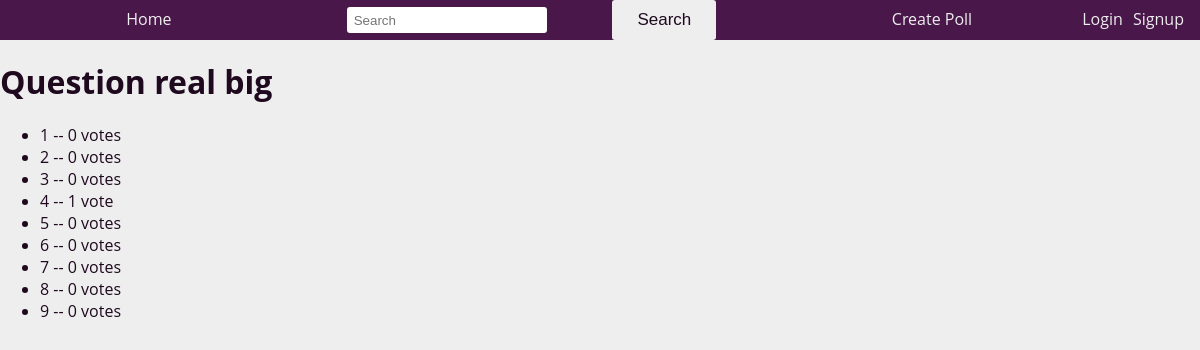
Screenshot of /polls/5/results/ with the database file from the repository.
### polls/models.py (models this page shows, shortened)
class Question(models.Model):
	question_text = models.CharField(max_length=200)
	pub_date = models.DateTimeField('date published')
	answered_by = models.ManyToManyField(User, editable=True, blank=True, related_name='answered_by')
	raw_id_fields = ('answered_by',)
	author = models.ForeignKey(User, on_delete=models.CASCADE, blank=True, null=True)

class Choice(models.Model):
	question = models.ForeignKey(Question, on_delete=models.CASCADE)
	choice_text = models.CharField(max_length=200)
	votes = models.IntegerField(default=0)

### polls/views/views.py (the view)
# urls.py: path('<int:question_id>/results/', views.results, name='results'),
def results(request, question_id):
    question = get_object_or_404(Question, pk=question_id)
    return render(request, 'polls/results.html', {'question': question})

### polls/templates/polls/results.html (shortened to what this page needs)
{% extends "polls/base.html" %}
{% block content %}
    <h1>{{ question.question_text }}</h1>
    <ul>
        {% for choice in question.choice_set.all %}
            <li>{{ choice.choice_text }} -- {{ choice.votes }} vote{{ choice.votes|pluralize }}</li>
        {% endfor %}
    </ul>
{% endblock content %}

### polls/static/css/styles.css (style rules this page uses)
:root { --background: rgb(238, 238, 238); --background-dark: rgb(74, 23, 74); --color: rgb(30, 9, 30); --color-light: rgb(238, 238, 238); --color-green: rgb(71, 132, 71); --color-green-dark: rgb(51, 112, 51); --font-family: 'Open Sans', sans-serif; --header-height: 60px; --box-shadow: 3px 4px 2px rgba(0, 0, 0, 0.3); }
body { background-color: var(--background); color: var(--color); text-decoration: none; font-family: var(--font-family); margin: 0; }

### rows the page displays
Question: question_text "Question real big"
Choice: choice_text "1", votes "0"
Choice: choice_text "2", votes "0"
Choice: choice_text "3", votes "0"
Choice: choice_text "4", votes "1"
Choice: choice_text "5", votes "0"
Choice: choice_text "6", votes "0"
Choice: choice_text "7", votes "0"
Choice: choice_text "8", votes "0"
Choice: choice_text "9", votes "0"
